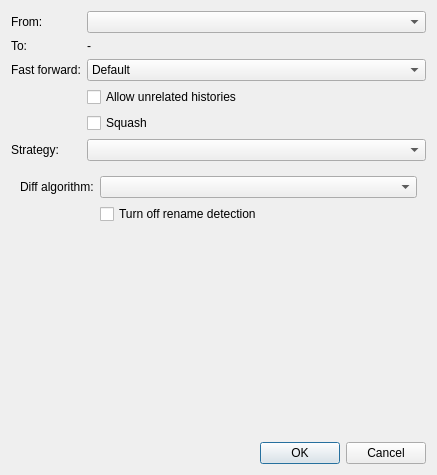
<?xml version="1.0" encoding="UTF-8"?>
<ui version="4.0">
 <class>MergeDialog</class>
 <widget class="QDialog" name="MergeDialog">
  <property name="geometry">
   <rect>
    <x>0</x>
    <y>0</y>
    <width>437</width>
    <height>475</height>
   </rect>
  </property>
  <property name="windowTitle">
   <string>Merge</string>
  </property>
  <layout class="QVBoxLayout" name="verticalLayout_2">
   <item>
    <layout class="QFormLayout" name="formLayout">
     <item row="0" column="0">
      <widget class="QLabel" name="label_2">
       <property name="text">
        <string>From:</string>
       </property>
      </widget>
     </item>
     <item row="0" column="1">
      <widget class="QComboBox" name="comboBoxBranchName"/>
     </item>
     <item row="5" column="0">
      <widget class="QLabel" name="label">
       <property name="text">
        <string>Strategy:</string>
       </property>
      </widget>
     </item>
     <item row="5" column="1">
      <widget class="QComboBox" name="comboBoxStrategy">
       <property name="whatsThis">
        <string>&lt;html&gt;&lt;head/&gt;&lt;body&gt;&lt;p&gt;The merge mechanism (git merge and git pull commands) allows the backend merge strategies to be chosen with -s option. Some strategies can also take their own options, which can be passed by giving -X&amp;lt;option&amp;gt; arguments to git merge and/or git pull.&lt;/p&gt;&lt;p&gt;&lt;a href=&quot;https://git-scm.com/docs/merge-strategies&quot;&gt;&lt;span style=&quot; text-decoration: underline; color:#2980b9;&quot;&gt;More informations&lt;/span&gt;&lt;/a&gt;&lt;/p&gt;&lt;/body&gt;&lt;/html&gt;</string>
       </property>
      </widget>
     </item>
     <item row="1" column="0">
      <widget class="QLabel" name="label_3">
       <property name="text">
        <string>To:</string>
       </property>
      </widget>
     </item>
     <item row="1" column="1">
      <widget class="QLabel" name="labelToBranchName">
       <property name="text">
        <string>-</string>
       </property>
      </widget>
     </item>
     <item row="2" column="0">
      <widget class="QLabel" name="label_4">
       <property name="text">
        <string>Fast forward:</string>
       </property>
      </widget>
     </item>
     <item row="2" column="1">
      <widget class="QComboBox" name="comboBoxFastForward">
       <property name="whatsThis">
        <string>&lt;html&gt;&lt;head/&gt;&lt;body&gt;&lt;p&gt;Specifies how a merge is handled when the merged-in history is already a descendant of the current history.&lt;/p&gt;&lt;p&gt;&lt;br/&gt;&lt;/p&gt;&lt;p&gt;&lt;a href=&quot;https://git-scm.com/docs/git-merge#Documentation/git-merge.txt---ff&quot;&gt;&lt;span style=&quot; text-decoration: underline; color:#007af4;&quot;&gt;More information&lt;/span&gt;&lt;/a&gt;&lt;/p&gt;&lt;/body&gt;&lt;/html&gt;</string>
       </property>
       <item>
        <property name="text">
         <string>Default</string>
        </property>
       </item>
       <item>
        <property name="text">
         <string>Allow fast forward</string>
        </property>
       </item>
       <item>
        <property name="text">
         <string>Fast forward only</string>
        </property>
       </item>
       <item>
        <property name="text">
         <string>No fast forward</string>
        </property>
       </item>
      </widget>
     </item>
     <item row="3" column="1">
      <widget class="QCheckBox" name="checkBoxAllowUnrelatedHistories">
       <property name="whatsThis">
        <string>&lt;html&gt;&lt;head/&gt;&lt;body&gt;&lt;p&gt;By default, git merge command refuses to merge histories that do not share a common ancestor. This option can be used to override this safety when merging histories of two projects that started their lives independently. As that is a very rare occasion, no configuration variable to enable this by default exists and will not be added.&lt;/p&gt;&lt;p&gt;&lt;br/&gt;&lt;/p&gt;&lt;p&gt;&lt;a href=&quot;https://git-scm.com/docs/git-merge#Documentation/git-merge.txt---allow-unrelated-histories&quot;&gt;&lt;span style=&quot; text-decoration: underline; color:#007af4;&quot;&gt;More information&lt;/span&gt;&lt;/a&gt;&lt;/p&gt;&lt;/body&gt;&lt;/html&gt;</string>
       </property>
       <property name="text">
        <string>Allow unrelated histories</string>
       </property>
       <property name="tristate">
        <bool>true</bool>
       </property>
      </widget>
     </item>
     <item row="4" column="1">
      <widget class="QCheckBox" name="checkBoxSquash">
       <property name="whatsThis">
        <string>&lt;html&gt;&lt;head/&gt;&lt;body&gt;&lt;p&gt;Produce the working tree and index state as if a real merge happened (except for the merge information), but do not actually make a commit, move the HEAD, or record $GIT_DIR/MERGE_HEAD (to cause the next git commit command to create a merge commit). This allows you to create a single commit on top of the current branch whose effect is the same as merging another branch (or more in case of an octopus).&lt;/p&gt;&lt;p&gt;&lt;br/&gt;&lt;/p&gt;&lt;p&gt;&lt;a href=&quot;https://git-scm.com/docs/git-merge#Documentation/git-merge.txt---squash&quot;&gt;&lt;span style=&quot; text-decoration: underline; color:#007af4;&quot;&gt;More information&lt;/span&gt;&lt;/a&gt;&lt;/p&gt;&lt;/body&gt;&lt;/html&gt;</string>
       </property>
       <property name="text">
        <string>Squash</string>
       </property>
       <property name="tristate">
        <bool>true</bool>
       </property>
      </widget>
     </item>
    </layout>
   </item>
   <item>
    <widget class="QStackedWidget" name="stackedWidget">
     <property name="currentIndex">
      <number>2</number>
     </property>
     <widget class="QWidget" name="pageEmpty"/>
     <widget class="QWidget" name="pageStrategyOrt">
      <layout class="QVBoxLayout" name="verticalLayout_3">
       <item>
        <widget class="QRadioButton" name="radioButtonDefault">
         <property name="text">
          <string>Default</string>
         </property>
         <property name="checked">
          <bool>true</bool>
         </property>
        </widget>
       </item>
       <item>
        <widget class="QRadioButton" name="radioButtonOurs">
         <property name="text">
          <string>Oure</string>
         </property>
        </widget>
       </item>
       <item>
        <widget class="QRadioButton" name="radioButtonTheirs">
         <property name="text">
          <string>Theirs</string>
         </property>
        </widget>
       </item>
       <item>
        <widget class="QCheckBox" name="checkBoxIgnoreSpaceChanges">
         <property name="whatsThis">
          <string>&lt;html&gt;&lt;head/&gt;&lt;body&gt;&lt;p&gt;Treats lines with the indicated type of whitespace change as unchanged for the sake of a three-way merge. Whitespace changes mixed with other changes to a line are not ignored. &lt;/p&gt;&lt;p&gt;&lt;br/&gt;&lt;/p&gt;&lt;p&gt;&lt;a href=&quot;https://git-scm.com/docs/git-merge#Documentation/git-merge.txt-ignore-space-change&quot;&gt;&lt;span style=&quot; text-decoration: underline; color:#007af4;&quot;&gt;More information&lt;/span&gt;&lt;/a&gt;&lt;/p&gt;&lt;/body&gt;&lt;/html&gt;</string>
         </property>
         <property name="text">
          <string>Ignore space change</string>
         </property>
        </widget>
       </item>
       <item>
        <widget class="QCheckBox" name="checkBoxIgnoreAllSpace">
         <property name="whatsThis">
          <string>&lt;html&gt;&lt;head/&gt;&lt;body&gt;&lt;p&gt;Treats lines with the indicated type of whitespace change as unchanged for the sake of a three-way merge. Whitespace changes mixed with other changes to a line are not ignored. &lt;/p&gt;&lt;p&gt;&lt;br/&gt;&lt;/p&gt;&lt;p&gt;&lt;a href=&quot;https://git-scm.com/docs/git-merge#Documentation/git-merge.txt-ignore-space-change&quot;&gt;&lt;span style=&quot; text-decoration: underline; color:#007af4;&quot;&gt;More information&lt;/span&gt;&lt;/a&gt;&lt;/p&gt;&lt;/body&gt;&lt;/html&gt;</string>
         </property>
         <property name="text">
          <string>Ignore all space</string>
         </property>
        </widget>
       </item>
       <item>
        <widget class="QCheckBox" name="checkBoxIgnoreSpaceAtEol">
         <property name="whatsThis">
          <string>&lt;html&gt;&lt;head/&gt;&lt;body&gt;&lt;p&gt;Treats lines with the indicated type of whitespace change as unchanged for the sake of a three-way merge. Whitespace changes mixed with other changes to a line are not ignored. &lt;/p&gt;&lt;p&gt;&lt;br/&gt;&lt;/p&gt;&lt;p&gt;&lt;a href=&quot;https://git-scm.com/docs/git-merge#Documentation/git-merge.txt-ignore-space-change&quot;&gt;&lt;span style=&quot; text-decoration: underline; color:#007af4;&quot;&gt;More information&lt;/span&gt;&lt;/a&gt;&lt;/p&gt;&lt;/body&gt;&lt;/html&gt;</string>
         </property>
         <property name="text">
          <string>Ignore space at eol</string>
         </property>
        </widget>
       </item>
       <item>
        <widget class="QCheckBox" name="checkBoxIgnoreCrAtEol">
         <property name="whatsThis">
          <string>&lt;html&gt;&lt;head/&gt;&lt;body&gt;&lt;p&gt;Treats lines with the indicated type of whitespace change as unchanged for the sake of a three-way merge. Whitespace changes mixed with other changes to a line are not ignored. &lt;/p&gt;&lt;p&gt;&lt;br/&gt;&lt;/p&gt;&lt;p&gt;&lt;a href=&quot;https://git-scm.com/docs/git-merge#Documentation/git-merge.txt-ignore-space-change&quot;&gt;&lt;span style=&quot; text-decoration: underline; color:#007af4;&quot;&gt;More information&lt;/span&gt;&lt;/a&gt;&lt;/p&gt;&lt;/body&gt;&lt;/html&gt;</string>
         </property>
         <property name="text">
          <string>Ignore cr at eol</string>
         </property>
        </widget>
       </item>
       <item>
        <widget class="QCheckBox" name="checkBoxRenormalize">
         <property name="whatsThis">
          <string>&lt;html&gt;&lt;head/&gt;&lt;body&gt;&lt;p&gt;This runs a virtual check-out and check-in of all three stages of a file when resolving a three-way merge. This option is meant to be used when merging branches with different clean filters or end-of-line normalization rules.&lt;/p&gt;&lt;p&gt;&lt;br/&gt;&lt;/p&gt;&lt;p&gt;&lt;a href=&quot;https://git-scm.com/docs/git-merge#Documentation/git-merge.txt-renormalize&quot;&gt;&lt;span style=&quot; text-decoration: underline; color:#007af4;&quot;&gt;More information&lt;/span&gt;&lt;/a&gt;&lt;/p&gt;&lt;/body&gt;&lt;/html&gt;</string>
         </property>
         <property name="text">
          <string>Renormalize</string>
         </property>
         <property name="tristate">
          <bool>true</bool>
         </property>
        </widget>
       </item>
      </layout>
     </widget>
     <widget class="QWidget" name="pageStrategyRecursive">
      <layout class="QFormLayout" name="formLayout_2">
       <item row="0" column="0">
        <widget class="QLabel" name="label_5">
         <property name="text">
          <string>Diff algorithm:</string>
         </property>
        </widget>
       </item>
       <item row="0" column="1">
        <widget class="QComboBox" name="comboBoxDiffAlgoritm">
         <property name="whatsThis">
          <string>&lt;html&gt;&lt;head/&gt;&lt;body&gt;&lt;p&gt;Use a different diff algorithm while merging, which can help avoid mismerges that occur due to unimportant matching lines (such as braces from distinct functions).&lt;/p&gt;&lt;p&gt;&lt;br/&gt;&lt;/p&gt;&lt;p&gt;&lt;a href=&quot;https://git-scm.com/docs/git-merge#Documentation/git-merge.txt-diff-algorithmpatienceminimalhistogrammyers&quot;&gt;&lt;span style=&quot; text-decoration: underline; color:#007af4;&quot;&gt;More information&lt;/span&gt;&lt;/a&gt;&lt;/p&gt;&lt;/body&gt;&lt;/html&gt;</string>
         </property>
        </widget>
       </item>
       <item row="1" column="1">
        <widget class="QCheckBox" name="checkBoxNoRenames">
         <property name="text">
          <string>Turn off rename detection</string>
         </property>
         <property name="tristate">
          <bool>true</bool>
         </property>
        </widget>
       </item>
       <item row="2" column="1">
        <spacer name="verticalSpacer_2">
         <property name="orientation">
          <enum>Qt::Vertical</enum>
         </property>
         <property name="sizeHint" stdset="0">
          <size>
           <width>20</width>
           <height>40</height>
          </size>
         </property>
        </spacer>
       </item>
      </layout>
     </widget>
    </widget>
   </item>
   <item>
    <spacer name="verticalSpacer">
     <property name="orientation">
      <enum>Qt::Vertical</enum>
     </property>
     <property name="sizeHint" stdset="0">
      <size>
       <width>20</width>
       <height>40</height>
      </size>
     </property>
    </spacer>
   </item>
   <item>
    <widget class="QDialogButtonBox" name="buttonBox">
     <property name="standardButtons">
      <set>QDialogButtonBox::Cancel|QDialogButtonBox::Ok</set>
     </property>
    </widget>
   </item>
  </layout>
 </widget>
 <tabstops>
  <tabstop>comboBoxBranchName</tabstop>
  <tabstop>comboBoxStrategy</tabstop>
 </tabstops>
 <resources/>
 <connections>
  <connection>
   <sender>buttonBox</sender>
   <signal>rejected()</signal>
   <receiver>MergeDialog</receiver>
   <slot>reject()</slot>
   <hints>
    <hint type="sourcelabel">
     <x>201</x>
     <y>465</y>
    </hint>
    <hint type="destinationlabel">
     <x>227</x>
     <y>333</y>
    </hint>
   </hints>
  </connection>
  <connection>
   <sender>buttonBox</sender>
   <signal>accepted()</signal>
   <receiver>MergeDialog</receiver>
   <slot>accept()</slot>
   <hints>
    <hint type="sourcelabel">
     <x>121</x>
     <y>458</y>
    </hint>
    <hint type="destinationlabel">
     <x>56</x>
     <y>434</y>
    </hint>
   </hints>
  </connection>
 </connections>
</ui>
